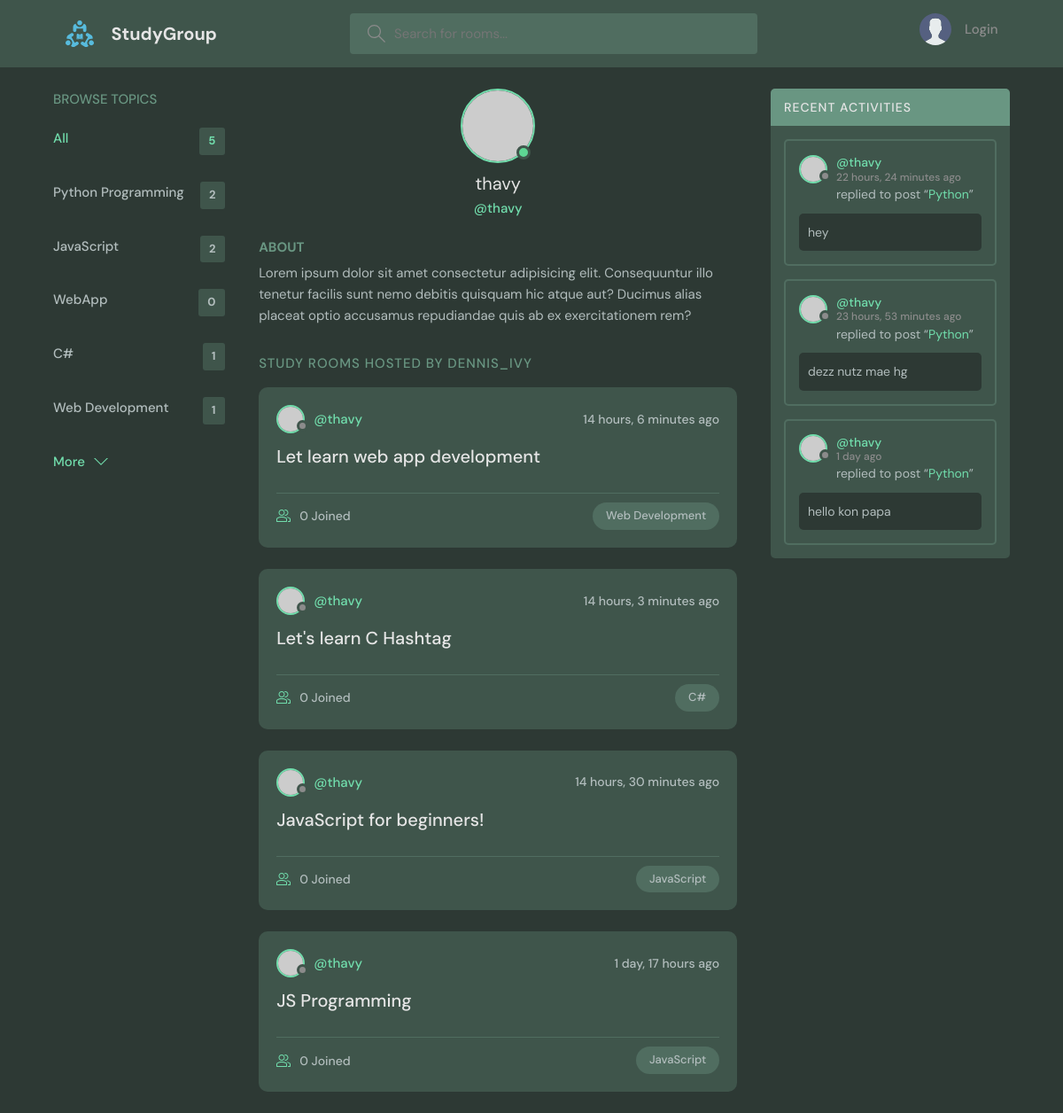
Page /profile/2/ on the earlier database version.
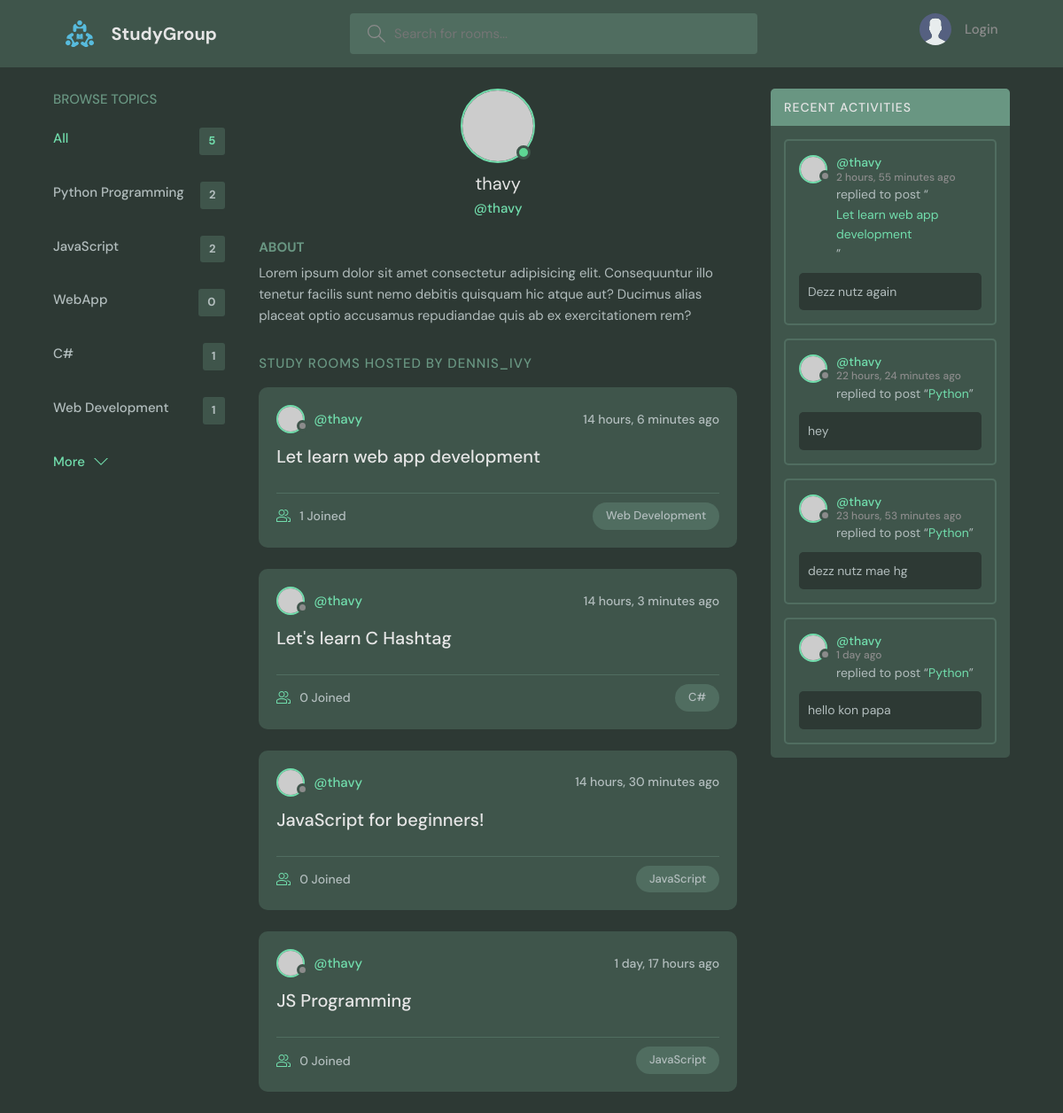
Same page on the later database version.
### base/models.py (models this page shows, shortened)
class Topic(models.Model):
    name = models.CharField(max_length=200)

class Room(models.Model):
    host = models.ForeignKey(User, on_delete=models.SET_NULL, null=True)
    topic = models.ForeignKey(Topic, on_delete=models.SET_NULL, null=True)
    name = models.CharField(max_length=200)
    description = models.TextField(null=True, blank=True)
    participants = models.ManyToManyField(User, related_name='participants', blank=True)
    updated = models.DateTimeField(auto_now=True)
    created = models.DateTimeField(auto_now_add=True)
    def __str__(self):
        return self.name
    class Meta:
        ordering = ['-updated', '-created']

class Message(models.Model):
    user = models.ForeignKey(User, on_delete=models.SET_NULL, null=True)
    room = models.ForeignKey(Room, on_delete=models.CASCADE)
    body = models.TextField()
    updated = models.DateTimeField(auto_now=True)
    created = models.DateTimeField(auto_now_add=True)
    class Meta:
        ordering = ['-updated', '-created']

### base/views.py (the view)
# urls.py: path('profile/<str:pk>/', views.user_profile, name="user-profile"),
def user_profile(request, pk):
    user = User.objects.get(id=pk)
    rooms = user.room_set.all()
    room_messages = user.message_set.all()
    topics = Topic.objects.all()
    context = {'user': user, 'rooms': rooms, 'room_messages': room_messages, 'topics': topics}
    return render(request, 'base/profile.html', context)

### base/templates/base/profile.html (shortened to what this page needs)
{% extends 'main.html' %}
{% block content %}
<main class="profile-page layout layout--3">
  <div class="container">
    {% include 'base/topic_component.html' %}
    <div class="roomList">
      <div class="profile">
        <div class="profile__avatar">
          <div class="avatar avatar--large active">
            <img src="https://randomuser.me/api/portraits/men/11.jpg" />
          </div>
        </div>
        <div class="profile__info">
          <h3>{{user.username}}</h3>
          <p>@{{user.username}}</p>
        </div>
        <div class="profile__about">
          <h3>About</h3>
          <p>
            Lorem ipsum dolor sit amet consectetur adipisicing elit. Consequuntur illo tenetur
            facilis sunt nemo debitis quisquam hic atque aut? Ducimus alias placeat optio
            accusamus repudiandae quis ab ex exercitationem rem?
          </p>
        </div>
      </div>
      <div class="roomList__header">
        <div>
          <h2>Study Rooms Hosted by dennis_ivy</a>
          </h2>
        </div>
      </div>
    {% include 'base/feed_component.html' %}
    </div>
    {% include 'base/activity_component.html' %}
  </div>
</main>
{% endblock content %}

### base/templates/base/topic_component.html
<div class="topics">
  <div class="topics__header">
    <h2>Browse Topics</h2>
  </div>
  <ul class="topics__list">
    <li>
      <a href="{% url 'home' %}" class="active">All <span>{{topics.count}}</span></a>
    </li>
    {% for topic in topics %}
    <li>
      <a href="{% url 'home' %}?q={{topic.name}}">{{topic.name}} <span>{{topic.room_set.all.count}}</span></a>
    </li>
    {% endfor %}
  </ul>
  <a class="btn btn--link" href="topics.html">
    More
    <svg
      version="1.1"
      xmlns="http://www.w3.org/2000/svg"
      width="32"
      height="32"
      viewBox="0 0 32 32"
    >
      <title>chevron-down</title>
      <path d="M16 21l-13-13h-3l16 16 16-16h-3l-13 13z"></path>
    </svg>
  </a>
</div>

### base/templates/base/feed_component.html (shortened to what this page needs)
{% for room in rooms %}
<div class="roomListRoom">
    <div class="roomListRoom__header">
      <a href="{% url 'user-profile' room.host.id %}" class="roomListRoom__author">
        <div class="avatar avatar--small">
          <img src="https://randomuser.me/api/portraits/women/11.jpg" />
        </div>
        <span>@{{room.host.username}}</span>
      </a>
      <div class="roomListRoom__actions">
        <span>{{room.created|timesince}} ago</span>
      </div>
    </div>
    <div class="roomListRoom__content">
      <a href="{% url 'room' room.id %}">{{room.name}}</a>
    </div>
    <div class="roomListRoom__meta">
      <a href="{% url 'room' room.id %}" class="roomListRoom__joined">
        {{room.participants.all.count}} Joined
      </a>
      <p class="roomListRoom__topic">{{room.topic.name}}</p>
    </div>
</div>
{% endfor %}

### base/templates/base/activity_component.html (shortened to what this page needs)
<div class="activities">
    <div class="activities__header">
      <h2>Recent Activities</h2>
    </div>
    {% for msg in room_messages %}
    <div class="activities__box">
      <div class="activities__boxHeader roomListRoom__header">
        <a href="{% url 'user-profile' msg.user.id %}" class="roomListRoom__author">
          <div class="avatar avatar--small">
            <img src="https://randomuser.me/api/portraits/women/11.jpg" />
          </div>
          <p>
            @{{msg.user}}
            <span>{{msg.created|timesince}} ago</span>
          </p>
        </a>
      </div>
      <div class="activities__boxContent">
        <p>
          replied to post “<a href="{% url 'room' msg.room.id %}">{{msg.room}}</a
          >”
        </p>
        <div class="activities__boxRoomContent">
          {{msg.body}}
        </div>
      </div>
    </div>
    {% endfor %}
  </div>

Differences in the rows shown:
computed for Room "Let learn web app development": participants.all.count "0" → "1"
added Message: user "thavy", created "2 hours, 55 minutes", room "Let learn web app development", body "Dezz nutz again"
